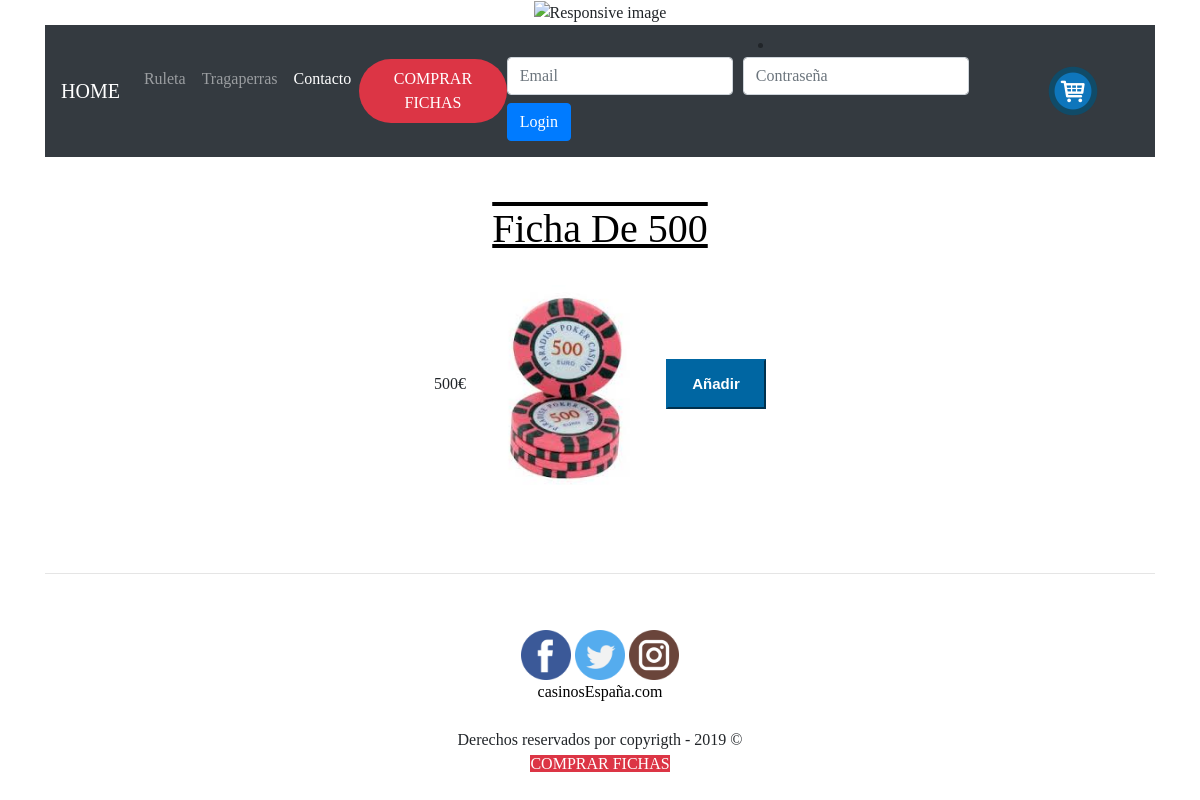
/index.php?ctl=ver&id=2, run on the app's committed database.
### tables this page shows
CREATE TABLE `fichascasino` (
  `id` int(11) NOT NULL,
  `nombre` varchar(255) NOT NULL,
  `precio` int(10) NOT NULL,
  `imagen` varchar(255) NOT NULL
);

### app/controller.php (called while the page is built, shortened)
<?php
class Controller {
    public function ver() {
        $id = $_GET['id'];
        $m = new Model(Config::$mvc_bd_nombre, Config::$mvc_bd_usuario, Config::$mvc_bd_clave, Config::$mvc_bd_hostname);
        $ficha = $m->dameFicha($id);
        $params = $ficha;
        require __DIR__ . '/templates/verFicha.php';
    }
}

### app/model.php (called while the page is built, shortened)
<?php
class Model {
    protected $conexion;
    public function __construct($dbname, $dbuser, $dbpass, $dbhost) {
        $mvc_bd_conexion = new mysqli($dbhost, $dbuser, $dbpass, $dbname);
        $mvc_bd_conexion->set_charset("utf8");
        $this->conexion = $mvc_bd_conexion;
    }
    public function dameFicha($id) {
        $id = htmlspecialchars($id);
        $sql = "select * from fichascasino where id=".$id;
        $result = $this->conexion->query($sql);
        $row = $result->fetch_assoc();
        return $row;
    }
}

### app/templates/verFicha.php (the view, shortened to what this page needs)
<br/><br>
<h1 class="centrar"><?php echo $params['nombre'] ?></h1>
<br>
<table>
    <tr>
        <img src='<?php echo $ficha['imagen']?>' width="200px"/></td>
        <form id="anadirCesta" action="index.php?ctl=anadirCesta" method="POST" >
                <?php $add = true;
                if($add){
                    echo('<input class="inpu btn-primary" type="submit" value="Añadir">');
               } else{
                    echo('<input class="inpu btn-primary" type="submit" value="Cesta">');
               }
               ?>
            </form>
 </tr>
</table>
<br>
<?php include 'layout.php' ?>

### web/css/estilo.css (style rules this page uses)
body { font-family: Georgia, "Times New Roman", Times, serif; background-image: url("../web/img/imagenesHome/fondo.jpg"); text-align: center; }
h1 { color: black; text-decoration: underline overline; }
.centrar { text-align: center; }
table { border-collapse: collapse; width: 60%; //margin-left: 20%; }
.inpu { background: #0066A2; color: white; border-style: outset; border-color: #0066A2; height: 50px; width: 100px; font: bold 15px arial, sans-serif; text-shadow:none; margin-top: 15px; }
input { margin-bottom: 10px; }

### data on the page
fichascasino: nombre "Ficha De 500", imagen (picture)
